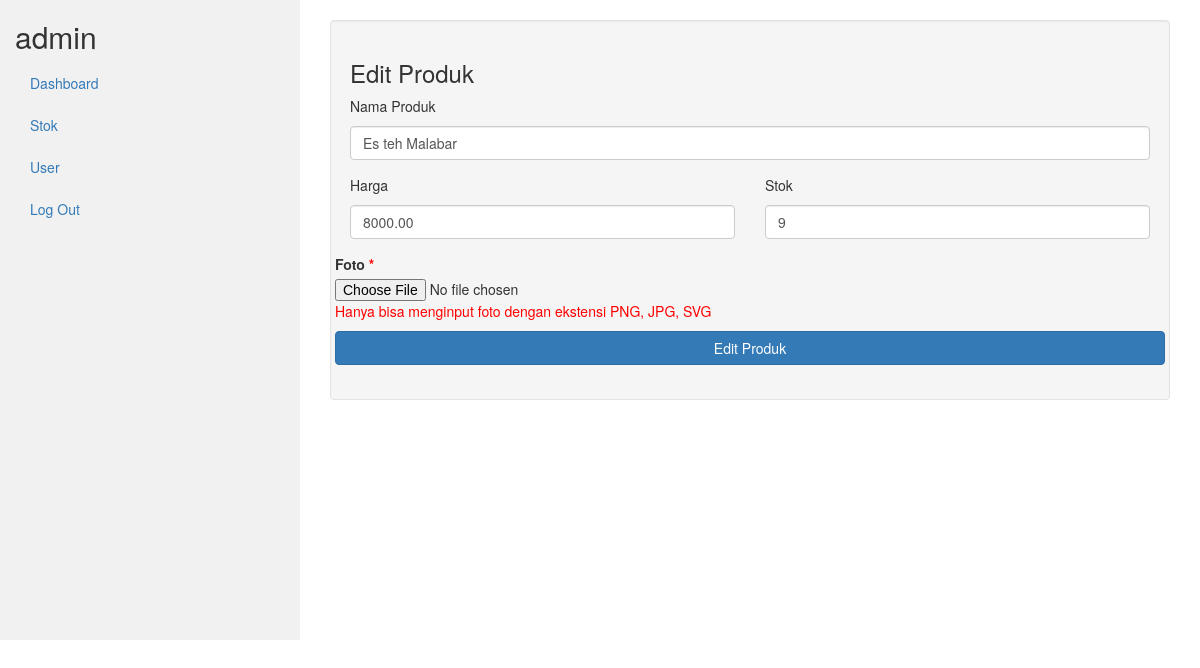
/petugas/index.php?page=edit-produk&ProdukID=444 (signed in), run on the app's committed database.
### tables this page shows
CREATE TABLE `produk` (
  `ProdukID` int(11) NOT NULL,
  `NamaProduk` varchar(255) NOT NULL,
  `Harga` decimal(10,2) NOT NULL,
  `Stok` int(11) NOT NULL,
  `Terjual` int(11) NOT NULL,
  `Foto` text NOT NULL
);

### petugas/edit-produk.php (the view, shortened to what this page needs)
<?php
include_once("../koneksi/koneksi.php");
$id = $_GET['ProdukID'];
$result1 = mysqli_query($con, "SELECT * FROM produk WHERE ProdukID=$id");
while($user_data = mysqli_fetch_array($result1))
{
    $name = $user_data['NamaProduk'];
    $harga = $user_data['Harga'];
    $stok = $user_data['Stok'];
}
?>
        <div class="col-md-12">
            <div class="card well">
                <div class="card-header">
                    <h3 class="">Edit Produk</h3>
                </div>
                <div class="card-body">
                    <form class="pt-3 mt-3" action="" method="post" enctype="multipart/form-data">
                        <div class="form-group">
                            <p class="col-form-label" for="">Nama Produk</p>
                            <input type="text" name="NamaProduk" class="form-control" value="<?php echo $name; ?>" id="exampleInputEmail1" placeholder="Nama Barang">
                        </div>
                        <div class="row">
                            <div class="form-group col-sm-6">
                                <p class="col-form-label" for="">Harga</p>
                                <input type="number" name="Harga" class="form-control" value="<?php echo $harga; ?>" id="exampleInputEmail1" placeholder="0">
                            </div>
                            <div class="form-group col-sm-6">
                                <p class="col-form-label" for="">Stok</p>
                                <input type="number" name="Stok" class="form-control" value="<?php echo $stok; ?>" id="exampleInputEmail1" placeholder="0">
                            </div>
                            <div class="mb-3">
                                    <label for="foto" class="from-label">Foto<span style="color: red;"> *</span></label>
                                    <input type="file" class="from-control" id="Foto" value="<?php echo $foto;?>" name="foto">
                                    <p style="color: red;">Hanya bisa menginput foto dengan ekstensi PNG, JPG, SVG</p>
                                </div>
                                 <div class="form-group">
                            <button class="btn btn-block btn-primary" name="update">Edit Produk</button>
                        </div>
                    </form>
                </div>
            </div>
        </div>

### data on the page
produk: NamaProduk "Es teh Malabar", Harga "8000.00", Stok "9"

### other printed values
$level "admin"
